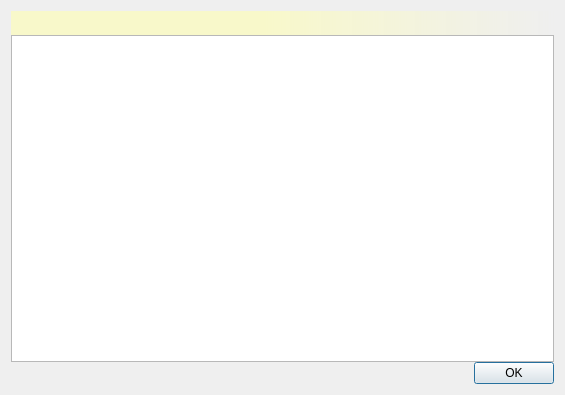
<?xml version="1.0" encoding="UTF-8"?>
<ui version="4.0">
 <class>eDRC::Internal::RcArgumentsDialog</class>
 <widget class="QDialog" name="eDRC::Internal::RcArgumentsDialog">
  <property name="geometry">
   <rect>
    <x>0</x>
    <y>0</y>
    <width>565</width>
    <height>395</height>
   </rect>
  </property>
  <property name="windowTitle">
   <string>Dialog</string>
  </property>
  <layout class="QGridLayout" name="gridLayout">
   <property name="verticalSpacing">
    <number>0</number>
   </property>
   <item row="0" column="0">
    <widget class="QLabel" name="rcLabel">
     <property name="font">
      <font>
       <weight>75</weight>
       <bold>true</bold>
      </font>
     </property>
     <property name="styleSheet">
      <string notr="true">text-indent:5px;padding:5px;font-weight:bold;background:qlineargradient(spread:pad, x1:0, y1:0, x2:1, y2:0, stop:0.464 rgba(255, 255, 176, 149), stop:1 rgba(255, 255, 255, 0))</string>
     </property>
     <property name="text">
      <string/>
     </property>
    </widget>
   </item>
   <item row="2" column="0">
    <widget class="QDialogButtonBox" name="buttonBox">
     <property name="orientation">
      <enum>Qt::Horizontal</enum>
     </property>
     <property name="standardButtons">
      <set>QDialogButtonBox::Ok</set>
     </property>
    </widget>
   </item>
   <item row="1" column="0">
    <widget class="QTextBrowser" name="arguments"/>
   </item>
  </layout>
 </widget>
 <resources/>
 <connections>
  <connection>
   <sender>buttonBox</sender>
   <signal>accepted()</signal>
   <receiver>eDRC::Internal::RcArgumentsDialog</receiver>
   <slot>accept()</slot>
   <hints>
    <hint type="sourcelabel">
     <x>248</x>
     <y>254</y>
    </hint>
    <hint type="destinationlabel">
     <x>157</x>
     <y>274</y>
    </hint>
   </hints>
  </connection>
  <connection>
   <sender>buttonBox</sender>
   <signal>rejected()</signal>
   <receiver>eDRC::Internal::RcArgumentsDialog</receiver>
   <slot>reject()</slot>
   <hints>
    <hint type="sourcelabel">
     <x>316</x>
     <y>260</y>
    </hint>
    <hint type="destinationlabel">
     <x>286</x>
     <y>274</y>
    </hint>
   </hints>
  </connection>
 </connections>
</ui>
